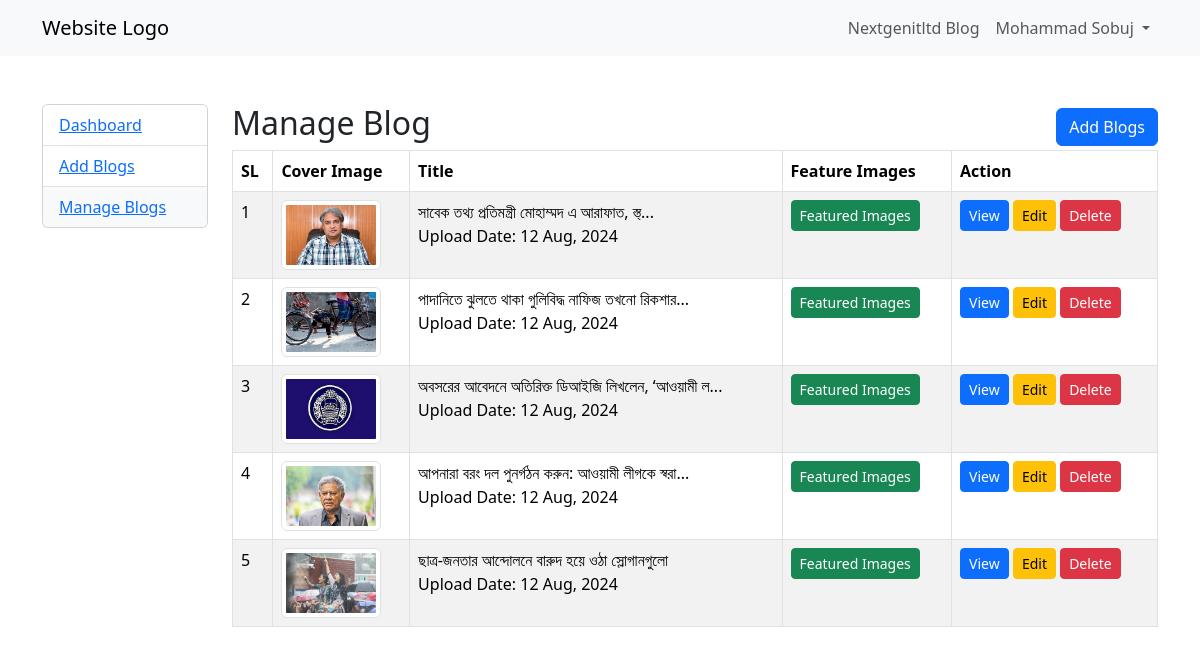
The page /admin/blogs.php (signed in) on the database its author committed.
### tables this page shows
CREATE TABLE `blogs` (
  `id` int(11) NOT NULL,
  `user_id` int(11) NOT NULL,
  `title` text NOT NULL,
  `description` longtext NOT NULL,
  `cover_image` varchar(255) DEFAULT NULL,
  `status` tinyint(1) NOT NULL DEFAULT 1,
  `created_at` timestamp NOT NULL DEFAULT current_timestamp()
);

### admin/blogs.php (the view, shortened to what this page needs)
<?php
    require_once('header.php');
    require_once('core/db.php');
    $all_blogs_query = mysqli_query($db_connet,"SELECT * FROM `blogs` ORDER BY `id` DESC");
    function slug($str) {
        $str = strtolower($str);
        $str = str_replace(' ', '-', $str);
        $str = trim($str, '-');
        return $str;
    }
?>
    <div class="main-content">
        <div class="container">
            <div class="row">
                <?php require_once('sidebar.php'); ?>
                <div class="col-lg-10">
                    <div class="d-flex justify-content-between align-items-center">
                        <h2>Manage Blog</h2>
                        <a href="add_blog.php" class="btn btn-primary">Add Blogs</a>
                    </div>
                    <div class="blogs-conainer">
                        <table class="table table-striped table-bordered">
                            <thead>
                                <tr>
                                    <th scope="col">SL</th>
                                    <th scope="col">Cover Image</th>
                                    <th scope="col">Title</th>
                                    <th scope="col">Feature Images</th>
                                    <th scope="col">Action</th>
                                </tr>
                            </thead>
                            <tbody>
                                <?php $i=1; while($all_blog = mysqli_fetch_assoc($all_blogs_query)) { ?>
                                    <tr class="row<?= $all_blog['id']; ?>">
                                        <td><?= $i; ?></td>
                                        <td><img src="../uploads/<?= $all_blog['cover_image']; ?>" alt="Blog Image" width="100px" class="img-thumbnail"></td>
                                        <td>
                                            <?= mb_strimwidth($all_blog['title'], 0, 50, "..."); ?>
                                            <p class="mb-0">Upload Date: <?= date('d M, Y',strtotime($all_blog['created_at'])) ?></p>
                                        </td>
                                        <td>
                                            <button onclick="load_modal(<?= $all_blog['id']; ?>)" class="btn btn-success btn-sm">Featured Images</button>
                                        </td>
                                        <td>
                                            <a href="../blog_detail.php?blog_name=<?= slug($all_blog['title']); ?>&blog_id=<?= $all_blog['id']; ?>" class="btn btn-sm btn-primary" target="_blank">View</a>
                                            <a href="edit_blog.php?id=<?= $all_blog['id']; ?>" class="btn btn-sm btn-warning">Edit</a>
                                            <a data-delete-id="<?= $all_blog['id']; ?>" data-cover-image="<?= $all_blog['cover_image']; ?>" class="btn btn-sm btn-danger delete_blog">Delete</a>
                                        </td>
                                    </tr>
                                <?php $i++; } ?>
                            </tbody>
                        </table>
                    </div>
                </div>
            </div>
        </div>
    </div>
<?php require_once('footer.php'); ?>

### rows shown on the page
blogs: cover_image (picture), title "সাবেক তথ্য প্রতিমন্ত্রী মোহাম্মদ এ আরাফাত, স্ত্...", created_at "12 Aug, 2024"
blogs: cover_image (picture), title "পাদানিতে ঝুলতে থাকা গুলিবিদ্ধ নাফিজ তখনো রিকশার...", created_at "12 Aug, 2024"
blogs: cover_image (picture), title "অবসরের আবেদনে অতিরিক্ত ডিআইজি লিখলেন, ‘আওয়ামী ল...", created_at "12 Aug, 2024"
blogs: cover_image (picture), title "আপনারা বরং দল পুনর্গঠন করুন: আওয়ামী লীগকে স্বরা...", created_at "12 Aug, 2024"
blogs: cover_image (picture), title "ছাত্র-জনতার আন্দোলনে বারুদ হয়ে ওঠা স্লোগানগুলো", created_at "12 Aug, 2024"

### other values the page prints
$admin_data['name'] "Mohammad Sobuj"
